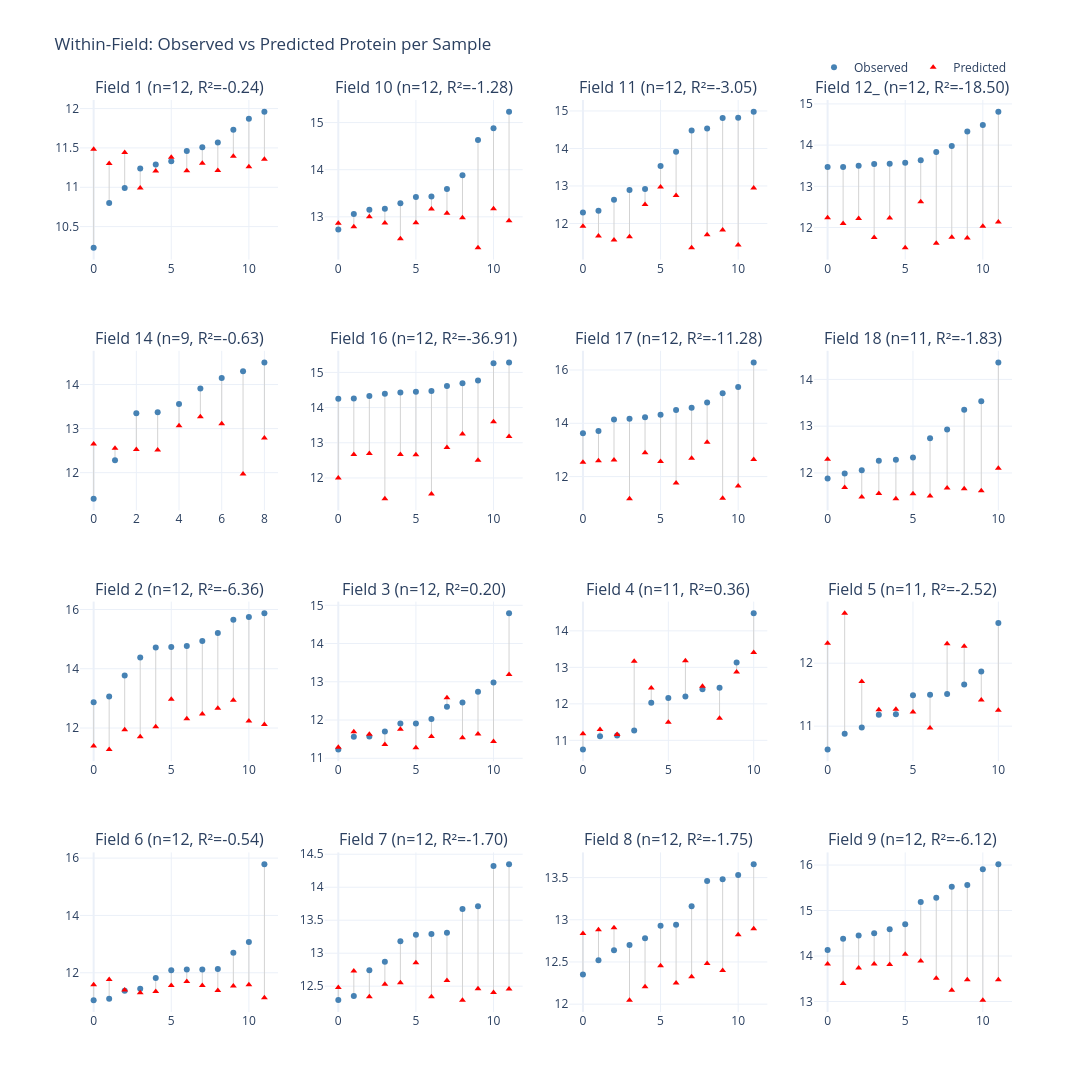

Notebook cell for this chart:
### Code cell
fields_sorted = sorted(results_df['field_key'].unique())
n_fields = len(fields_sorted)
ncols = 4
nrows = (n_fields + ncols - 1) // ncols

fig = make_subplots(
    rows=nrows, cols=ncols,
    subplot_titles=[
        f'Field {fk} (n={len(results_df[results_df["field_key"]==fk])}, '
        f'R²={field_stats.loc[fk,"r2"]:.2f})'
        if fk in field_stats.index and np.isfinite(field_stats.loc[fk, 'r2'])
        else f'Field {fk} (R²=N/A)'
        for fk in fields_sorted
    ],
    horizontal_spacing=0.05, vertical_spacing=0.10
)

for idx, fk in enumerate(fields_sorted):
    row = idx // ncols + 1
    col = idx % ncols + 1
    fk_data = results_df[results_df['field_key'] == fk].sort_values('protein_pct').reset_index(drop=True)
    x = list(range(len(fk_data)))

    # Connecting lines
    for i, r in fk_data.iterrows():
        fig.add_trace(go.Scatter(
            x=[i, i], y=[r['protein_pct'], r['predicted']],
            mode='lines', line=dict(color='lightgray', width=1),
            showlegend=False, hoverinfo='skip'
        ), row=row, col=col)

    # Observed
    fig.add_trace(go.Scatter(
        x=x, y=fk_data['protein_pct'],
        mode='markers', marker=dict(color='steelblue', size=6, symbol='circle'),
        name='Observed', showlegend=(idx == 0),
        hovertemplate='Obs: %{y:.2f}%<extra></extra>'
    ), row=row, col=col)

    # Predicted
    fig.add_trace(go.Scatter(
        x=x, y=fk_data['predicted'],
        mode='markers', marker=dict(color='red', size=6, symbol='triangle-up'),
        name='Predicted', showlegend=(idx == 0),
        hovertemplate='Pred: %{y:.2f}%<extra></extra>'
    ), row=row, col=col)

fig.update_layout(
    title='Within-Field: Observed vs Predicted Protein per Sample',
    height=280 * nrows, width=1100,
    template='plotly_white',
    legend=dict(orientation='h', yanchor='bottom', y=1.02, xanchor='right', x=1)
)
fig.show()
